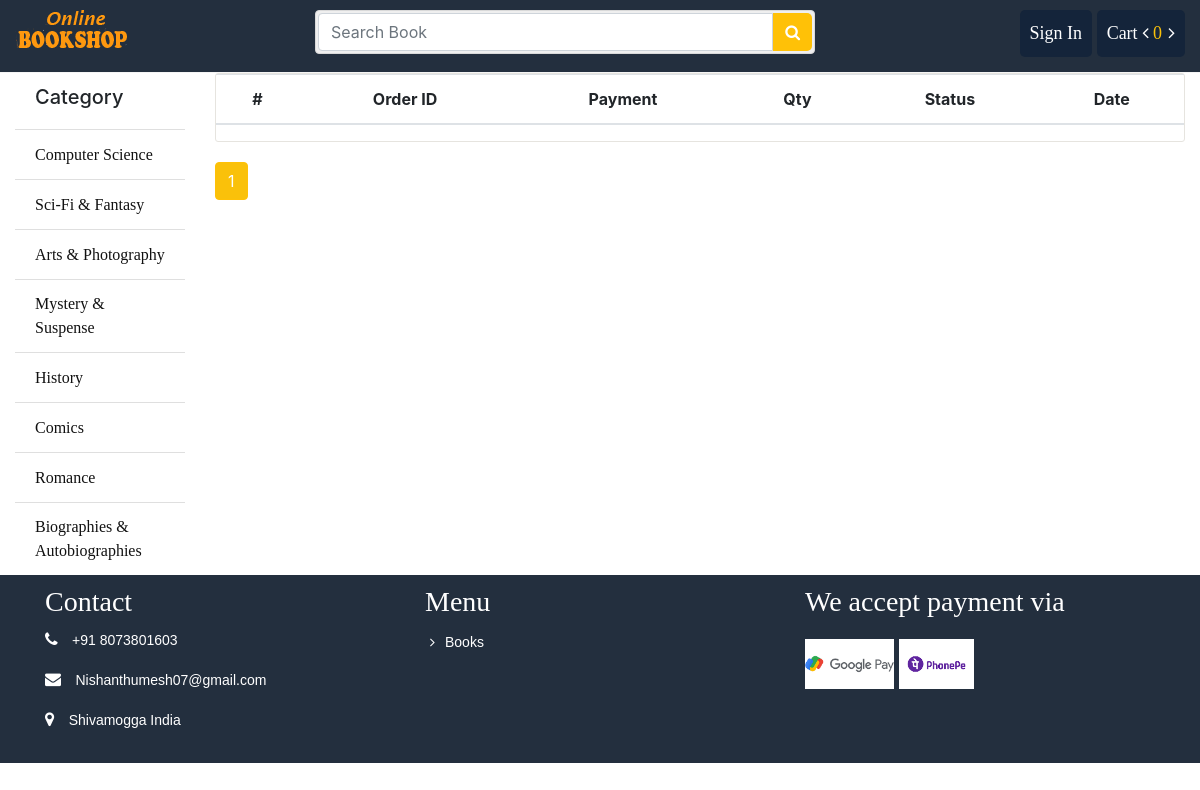
The page /order/ on the database its author committed.
### store/models.py (models this page shows, shortened)
class Category(models.Model):
	name = models.CharField(max_length = 100)
	slug = models.SlugField(max_length = 150, unique=True ,db_index=True)
	icon = models.FileField(upload_to = "category/")
	create_at = models.DateTimeField(auto_now_add = True)
	updated_at = models.DateTimeField(auto_now_add = True)

### order/views.py (the view)
# urls.py: path('', views.order_list, name="order_list"),
def order_list(request):
	my_order = Order.objects.filter(customer_id = request.user.id).order_by('-created')
	paginator = Paginator(my_order, 5)
	page = request.GET.get('page')
	myorder = paginator.get_page(page)
	return render(request, 'order/list.html', {"myorder": myorder})

### cart/cart.py (called while the page is built)
    def __len__(self):
        return sum(item['quantity'] for item in self.cart.values())

### store/context_processors.py (called while the page is built)
def sidebar(request):
	categories = Category.objects.all()
	context = {
		"cat":categories
	}
	return context

def cart(request):
	cart = Cart(request)
	context = {
		"cart": cart
	}
	return context

### order/templates/order/list.html (shortened to what this page needs)
{% extends 'store/base.html' %}
{% load static %}
{% block container %}
{% load crispy_forms_tags %}
			<div class="cart_info">
			    <table class="table table-hover">
			        <thead class="text-center">
			            <tr>
			                <th scope="col">#</th>
			                <th scope="col">Order ID</th>
			                <th scope="col">Payment</th>
			                <th scope="col">Qty</th>
			                <th scope="col">Status</th>
			                <th scope="col">Date</th>
			            </tr>
			        </thead>
			    </table>
			</div>
			<div class="d-pagination">
			    <ul class="pagination">
				{% for ord in myorder.paginator.page_range %}
					{% if myorder.number == ord %}
						<li class="page-item active">
							<span class="page-link">{{ ord }}
							</span>
						</li>
					{% elif ord > myorder.number|add:'-3' and ord < myorder.number|add:'3' %}
						<li class="page-item">
							<a class="page-link" href="?page={{ ord }}">{{ ord }}</a>
						</li>
					{% endif %}
				{% endfor %}
			    </ul>
			</div>
		{% endblock %}

### store/templates/store/bin/sidebar.html
			<ul class="list-group list-group-flush">
				<li class="list-group-item"><h5>Category</h5></li>
				{% for p in cat %}
				<li class="list-group-item"><a href="{% url 'store:category' id=p.id %}">{{p.name}}</a></li>
				{% endfor %}
			</ul>

### store/static/css/style.css (style rules this page uses)
.titleheader > h3, a { font-family: "Times New Roman", Times, serif; display: inline-block; }
ul li { list-style: none; }
.list-group li a { color: #111; }
.page-link { color: #111!important; }
.page-item.active .page-link { z-index: 1; color: #fff!important; background-color: #fac10a!important; border-color: #ffc107!important; }
.d-pagination { margin-top: 20px; }
.cart_info { border: 1px solid #E6E4DF; border-radius: 3px; margin-bottom: 20px; }

### rows shown on the page
Category: name "Computer Science"
Category: name "Sci-Fi & Fantasy"
Category: name "Arts & Photography"
Category: name "Mystery & Suspense"
Category: name "History"
Category: name "Comics"
Category: name "Romance"
Category: name "Biographies & Autobiographies"

### other values the page prints
{{ cart|length }} "0"
{{ ord }} "1"
